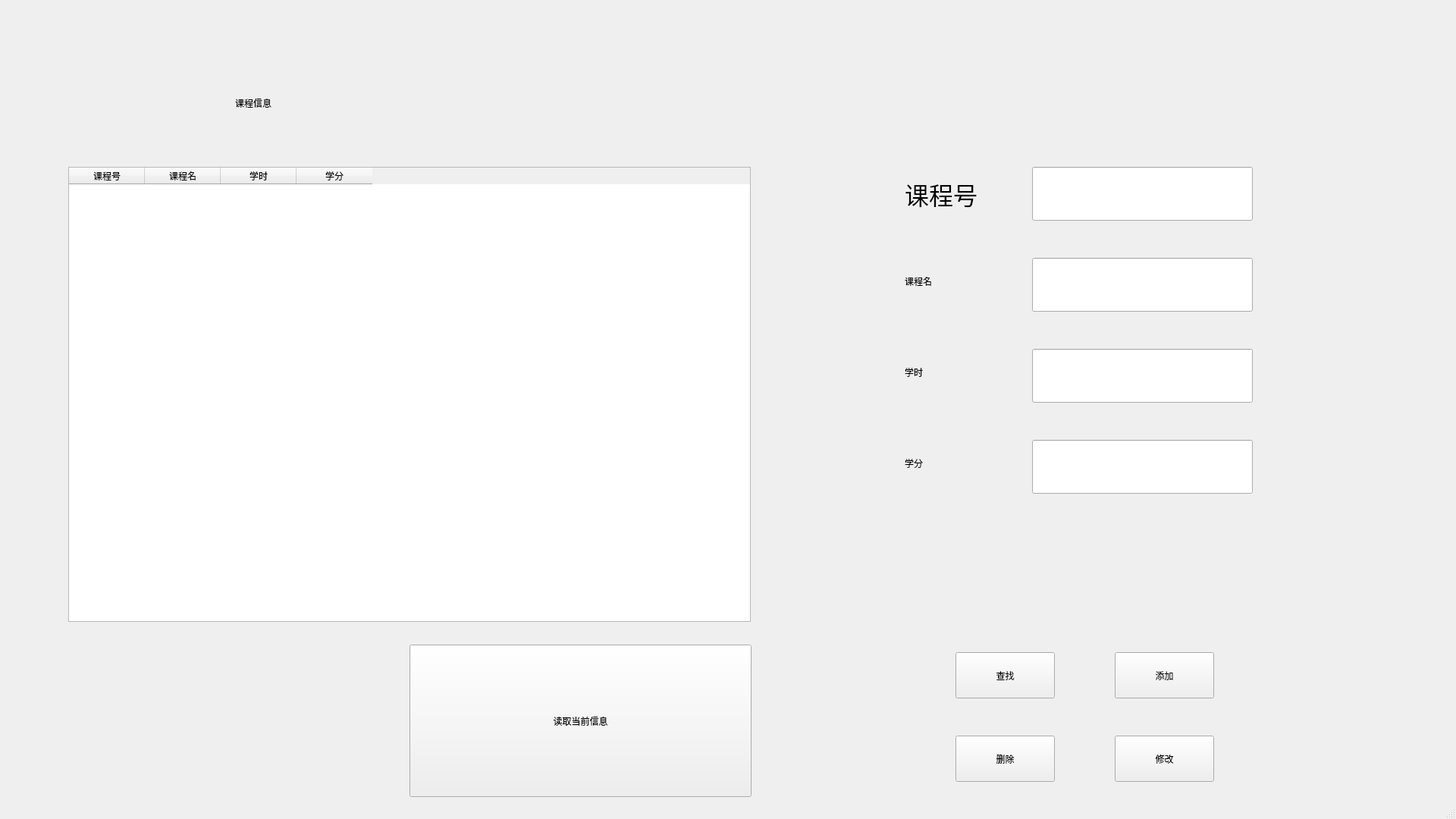
<?xml version="1.0" encoding="UTF-8"?>
<ui version="4.0">
 <class>MainWindow</class>
 <widget class="QMainWindow" name="MainWindow">
  <property name="geometry">
   <rect>
    <x>0</x>
    <y>0</y>
    <width>1920</width>
    <height>1080</height>
   </rect>
  </property>
  <property name="windowTitle">
   <string>MainWindow</string>
  </property>
  <widget class="QWidget" name="centralwidget">
   <widget class="QLabel" name="label">
    <property name="geometry">
     <rect>
      <x>310</x>
      <y>50</y>
      <width>631</width>
      <height>171</height>
     </rect>
    </property>
    <property name="styleSheet">
     <string notr="true">font: 48pt &quot;Adobe Devanagari&quot;;</string>
    </property>
    <property name="text">
     <string>课程信息</string>
    </property>
   </widget>
   <widget class="QLineEdit" name="lineEdit">
    <property name="geometry">
     <rect>
      <x>1361</x>
      <y>220</y>
      <width>291</width>
      <height>71</height>
     </rect>
    </property>
    <property name="styleSheet">
     <string notr="true">font: 18pt &quot;Adobe Devanagari&quot;;</string>
    </property>
   </widget>
   <widget class="QPushButton" name="pushButton_2">
    <property name="geometry">
     <rect>
      <x>1260</x>
      <y>860</y>
      <width>131</width>
      <height>61</height>
     </rect>
    </property>
    <property name="styleSheet">
     <string notr="true">font: 14pt &quot;Adobe Devanagari&quot;;</string>
    </property>
    <property name="text">
     <string>查找</string>
    </property>
   </widget>
   <widget class="QLineEdit" name="lineEdit_3">
    <property name="geometry">
     <rect>
      <x>1361</x>
      <y>460</y>
      <width>291</width>
      <height>71</height>
     </rect>
    </property>
    <property name="styleSheet">
     <string notr="true">font: 18pt &quot;Adobe Devanagari&quot;;</string>
    </property>
   </widget>
   <widget class="QLabel" name="label_4">
    <property name="geometry">
     <rect>
      <x>1193</x>
      <y>460</y>
      <width>111</width>
      <height>61</height>
     </rect>
    </property>
    <property name="styleSheet">
     <string notr="true">font: 24pt &quot;Adobe Devanagari&quot;;</string>
    </property>
    <property name="text">
     <string>学时</string>
    </property>
   </widget>
   <widget class="QPushButton" name="pushButton_4">
    <property name="geometry">
     <rect>
      <x>1260</x>
      <y>970</y>
      <width>131</width>
      <height>61</height>
     </rect>
    </property>
    <property name="styleSheet">
     <string notr="true">font: 14pt &quot;Adobe Devanagari&quot;;</string>
    </property>
    <property name="text">
     <string>删除</string>
    </property>
   </widget>
   <widget class="QTableWidget" name="tableWidget">
    <property name="geometry">
     <rect>
      <x>90</x>
      <y>220</y>
      <width>900</width>
      <height>600</height>
     </rect>
    </property>
    <column>
     <property name="text">
      <string>课程号</string>
     </property>
    </column>
    <column>
     <property name="text">
      <string>课程名</string>
     </property>
    </column>
    <column>
     <property name="text">
      <string>学时</string>
     </property>
    </column>
    <column>
     <property name="text">
      <string>学分</string>
     </property>
    </column>
   </widget>
   <widget class="QLineEdit" name="lineEdit_2">
    <property name="geometry">
     <rect>
      <x>1361</x>
      <y>340</y>
      <width>291</width>
      <height>71</height>
     </rect>
    </property>
    <property name="styleSheet">
     <string notr="true">font: 18pt &quot;Adobe Devanagari&quot;;</string>
    </property>
   </widget>
   <widget class="QLabel" name="label_2">
    <property name="geometry">
     <rect>
      <x>1193</x>
      <y>220</y>
      <width>151</width>
      <height>71</height>
     </rect>
    </property>
    <property name="font">
     <font>
      <family>Adobe Devanagari</family>
      <pointsize>24</pointsize>
      <weight>50</weight>
      <italic>false</italic>
      <bold>false</bold>
     </font>
    </property>
    <property name="styleSheet">
     <string notr="true">font: 24pt &quot;Adobe Devanagari&quot;;</string>
    </property>
    <property name="text">
     <string>课程号</string>
    </property>
   </widget>
   <widget class="QPushButton" name="pushButton_5">
    <property name="geometry">
     <rect>
      <x>1470</x>
      <y>970</y>
      <width>131</width>
      <height>61</height>
     </rect>
    </property>
    <property name="styleSheet">
     <string notr="true">font: 14pt &quot;Adobe Devanagari&quot;;</string>
    </property>
    <property name="text">
     <string>修改</string>
    </property>
   </widget>
   <widget class="QPushButton" name="pushButton">
    <property name="geometry">
     <rect>
      <x>540</x>
      <y>850</y>
      <width>451</width>
      <height>201</height>
     </rect>
    </property>
    <property name="styleSheet">
     <string notr="true">font: 28pt &quot;Adobe Devanagari&quot;;</string>
    </property>
    <property name="text">
     <string>读取当前信息</string>
    </property>
   </widget>
   <widget class="QLabel" name="label_3">
    <property name="geometry">
     <rect>
      <x>1193</x>
      <y>340</y>
      <width>161</width>
      <height>61</height>
     </rect>
    </property>
    <property name="styleSheet">
     <string notr="true">font: 24pt &quot;Adobe Devanagari&quot;;</string>
    </property>
    <property name="text">
     <string>课程名</string>
    </property>
   </widget>
   <widget class="QPushButton" name="pushButton_3">
    <property name="geometry">
     <rect>
      <x>1470</x>
      <y>860</y>
      <width>131</width>
      <height>61</height>
     </rect>
    </property>
    <property name="styleSheet">
     <string notr="true">font: 14pt &quot;Adobe Devanagari&quot;;</string>
    </property>
    <property name="text">
     <string>添加</string>
    </property>
   </widget>
   <widget class="QLabel" name="label_5">
    <property name="geometry">
     <rect>
      <x>1193</x>
      <y>580</y>
      <width>111</width>
      <height>61</height>
     </rect>
    </property>
    <property name="styleSheet">
     <string notr="true">font: 24pt &quot;Adobe Devanagari&quot;;</string>
    </property>
    <property name="text">
     <string>学分</string>
    </property>
   </widget>
   <widget class="QLineEdit" name="lineEdit_4">
    <property name="geometry">
     <rect>
      <x>1361</x>
      <y>580</y>
      <width>291</width>
      <height>71</height>
     </rect>
    </property>
    <property name="styleSheet">
     <string notr="true">font: 18pt &quot;Adobe Devanagari&quot;;</string>
    </property>
   </widget>
  </widget>
  <widget class="QMenuBar" name="menubar">
   <property name="geometry">
    <rect>
     <x>0</x>
     <y>0</y>
     <width>1920</width>
     <height>22</height>
    </rect>
   </property>
  </widget>
  <widget class="QStatusBar" name="statusbar"/>
 </widget>
 <resources/>
 <connections/>
</ui>
